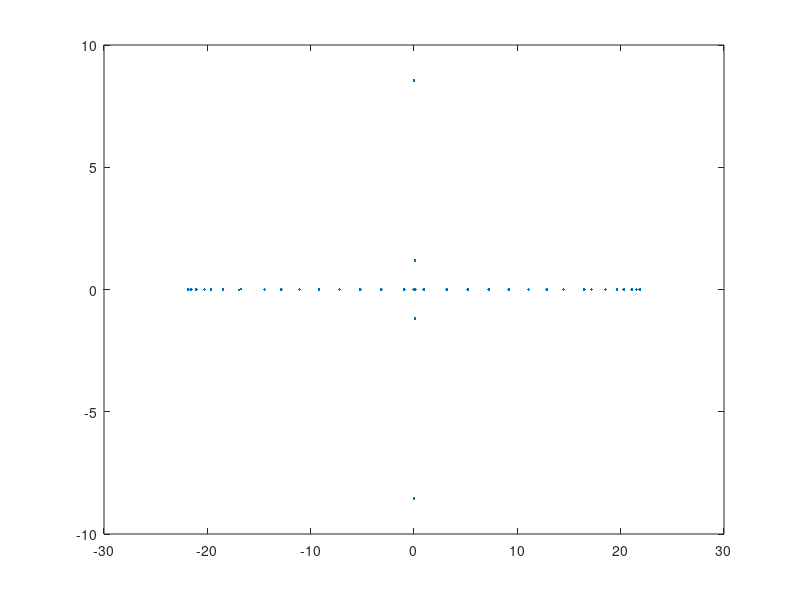

The MATLAB source for this figure:
N=20;
h1=1;
h2=1;
a=1;
ca=-9.8696;
r1=10;
r2=19.8696;
A=zeros(2*N^2+N,2*N^2+N);
B=zeros(2*N^2+N,2*N^2+N);
%MATRIX A:
%Differential equation:____________________________________________________
i=N+1;
while i<=N^2
    A(i,i-1)=1;
    A(i,i)=-(2+8/h2^2);
    A(i,i+1)=1;
    A(i,i+N)=4/h2^2;
    A(i,i-N)=4/h2^2;
    i=i+1;    
end
%__________________________________________________________________________
i=N^2+1;
while i<=N^2+N
    A(i,i+1)=1;
    A(i,i)=-(2+4*ca/N^2);
    A(i,i-1)=1;    
    i=i+1;
end
%__________________________________________________________________________
i=N^2+N+1;
while i<=2*N^2
    A(i,i-1)=1;
    A(i,i)=-(2+8/h1^2);
    A(i,i+1)=1;
    A(i,i+N)=4/h1^2;
    A(i,i-N)=4/h1^2;
    i=i+1;    
end
%Boundary conditions:______________________________________________________
i=1;
while i<=N
    j=1;
    while j<=2*N^2+N
        A(i,j)=0;
        j=j+1;
    end
    A(i,i+N)=1;
    A(i,i)=-1;
    i=i+1;
end
i=N^2-N+1;
while i<=N^2+1
    j=1;
    while j<=2*N^2+N
        A(i,j)=0;
        j=j+1;
    end
    A(i,i-N)=-1;
    A(i,i)=1;
    i=i+1;
end
i=1;
while i<=N-2
    j=1;
    while j<=2*N^2+N
        A(i*N+1,j)=0;
        j=j+1;
    end
    A(i*N+1,i*N+1)=1;
    A(i*N+1,i*N+2)=-1;
    i=i+1;
end
i=1;
while i<=N-2
    j=1;
    while j<=2*N^2+N
        A(i*N+N,j)=0;
        j=j+1;
    end
    A(i*N+N,i*N+N-1)=-1;
    A(i*N+N,i*N+N)=1;
    i=i+1;
end
%__________________________________________________________________________
i=1+N^2;
j=1;
while j<=2*N^2+N
    A(i,j)=0;
    j=j+1;
end
A(i,i)=1;
A(i,i+1)=-1;
i=N+N^2;
j=1;
while j<=2*N^2+N
    A(i,j)=0;
    j=j+1;
end
A(i,i)=1;
A(i,i-1)=-1;
%__________________________________________________________________________
i=N^2+N+1;
while i<=N^2+2*N
    j=1;
    while j<=2*N^2+N
        A(i,j)=0;
        j=j+1;
    end
    A(i,i+N)=1;
    A(i,i)=-1;
    i=i+1;
end
i=2*N^2+1;
while i<=2*N^2+N
    j=1;
    while j<=2*N^2+N
        A(i,j)=0;
        j=j+1;
    end
    A(i,i-N)=-1;
    A(i,i)=1;
    i=i+1;
end
i=1;
while i<=N-2
    j=1;
    while j<=2*N^2+N
        A((i+1)*N+N^2+1,j)=0;
        j=j+1;
    end
    A((i+1)*N+N^2+1,(i+1)*N+N^2+2)=-1;
    A((i+1)*N+N^2+1,(i+1)*N+N^2+1)=1;
    i=i+1;
end
i=1;
while i<=N-2
    j=1;
    while j<=2*N^2+N
        A((i+1)*N+N^2+N,j)=0;
        j=j+1;
    end
    A((i+1)*N+N^2+N,(i+1)*N+N^2+N-1)=-1;
    A((i+1)*N+N^2+N,(i+1)*N+N^2+N)=1;
    i=i+1;
end
%__________________________________________________________________________
%MATRIX B:
i=1;
while i<=N
    B(i,i+N^2)=h2*a*1i/N;
    B(i+N^2,i+N+N^2)=4*r1*1i/N^2;
    B(i+N^2,i)=-4*r2*1i/N^2;
    B(i+N+N^2,i+N^2)=h1*a*1i/N;
    i=i+1;
end
%__________________________________________________________________________
%EIGEN VALUES:
[V,D]=eig(A,B);
e=diag(D);
plot(e,'.');

% e=eig(A,B);
% plot(e,'.');

% %EIGEN VECTORS:
% k=8;
% plot(real(V(N^2+1:N^2+N,k)));